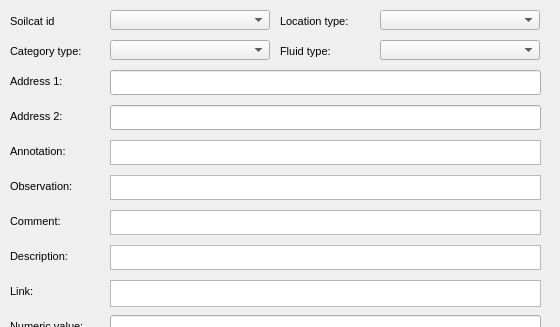
      <widget class="QWidget" name="page_16">
       <property name="geometry">
        <rect>
         <x>0</x>
         <y>0</y>
         <width>560</width>
         <height>327</height>
        </rect>
       </property>
       <attribute name="label">
        <string>Additional information</string>
       </attribute>
       <widget class="QTextEdit" name="varc_comment">
        <property name="geometry">
         <rect>
          <x>110</x>
          <y>210</y>
          <width>431</width>
          <height>25</height>
         </rect>
        </property>
        <property name="frameShadow">
         <enum>QFrame::Sunken</enum>
        </property>
        <property name="lineWidth">
         <number>1</number>
        </property>
       </widget>
       <widget class="QTextEdit" name="varc_descript">
        <property name="geometry">
         <rect>
          <x>110</x>
          <y>245</y>
          <width>431</width>
          <height>25</height>
         </rect>
        </property>
       </widget>
       <widget class="QLabel" name="label_varc_location_type">
        <property name="geometry">
         <rect>
          <x>280</x>
          <y>10</y>
          <width>90</width>
          <height>22</height>
         </rect>
        </property>
        <property name="font">
         <font>
          <pointsize>8</pointsize>
         </font>
        </property>
        <property name="frameShape">
         <enum>QFrame::NoFrame</enum>
        </property>
        <property name="frameShadow">
         <enum>QFrame::Plain</enum>
        </property>
        <property name="text">
         <string>Location type:</string>
        </property>
        <property name="textFormat">
         <enum>Qt::AutoText</enum>
        </property>
        <property name="scaledContents">
         <bool>false</bool>
        </property>
        <property name="alignment">
         <set>Qt::AlignLeading|Qt::AlignLeft|Qt::AlignVCenter</set>
        </property>
        <property name="margin">
         <number>3</number>
        </property>
       </widget>
       <widget class="QLabel" name="label_varc_fluid_type">
        <property name="geometry">
         <rect>
          <x>280</x>
          <y>40</y>
          <width>90</width>
          <height>22</height>
         </rect>
        </property>
        <property name="font">
         <font>
          <pointsize>8</pointsize>
         </font>
        </property>
        <property name="frameShape">
         <enum>QFrame::NoFrame</enum>
        </property>
        <property name="frameShadow">
         <enum>QFrame::Plain</enum>
        </property>
        <property name="text">
         <string>Fluid type:</string>
        </property>
        <property name="textFormat">
         <enum>Qt::AutoText</enum>
        </property>
        <property name="scaledContents">
         <bool>false</bool>
        </property>
        <property name="alignment">
         <set>Qt::AlignLeading|Qt::AlignLeft|Qt::AlignVCenter</set>
        </property>
        <property name="margin">
         <number>3</number>
        </property>
       </widget>
       <widget class="QComboBox" name="varc_fluid_type">
        <property name="geometry">
         <rect>
          <x>380</x>
          <y>40</y>
          <width>160</width>
          <height>20</height>
         </rect>
        </property>
       </widget>
       <widget class="QLabel" name="label_varc_descript">
        <property name="geometry">
         <rect>
          <x>10</x>
          <y>245</y>
          <width>91</width>
          <height>22</height>
         </rect>
        </property>
        <property name="font">
         <font>
          <pointsize>8</pointsize>
         </font>
        </property>
        <property name="frameShape">
         <enum>QFrame::NoFrame</enum>
        </property>
        <property name="frameShadow">
         <enum>QFrame::Plain</enum>
        </property>
        <property name="text">
         <string>Description:</string>
        </property>
        <property name="textFormat">
         <enum>Qt::AutoText</enum>
        </property>
        <property name="scaledContents">
         <bool>false</bool>
        </property>
        <property name="alignment">
         <set>Qt::AlignLeading|Qt::AlignLeft|Qt::AlignVCenter</set>
        </property>
        <property name="margin">
         <number>3</number>
        </property>
       </widget>
       <widget class="QLabel" name="label_varc_observ">
        <property name="geometry">
         <rect>
          <x>10</x>
          <y>175</y>
          <width>90</width>
          <height>22</height>
         </rect>
        </property>
        <property name="font">
         <font>
          <pointsize>8</pointsize>
         </font>
        </property>
        <property name="frameShape">
         <enum>QFrame::NoFrame</enum>
        </property>
        <property name="frameShadow">
         <enum>QFrame::Plain</enum>
        </property>
        <property name="text">
         <string>Observation:</string>
        </property>
        <property name="textFormat">
         <enum>Qt::AutoText</enum>
        </property>
        <property name="scaledContents">
         <bool>false</bool>
        </property>
        <property name="alignment">
         <set>Qt::AlignLeading|Qt::AlignLeft|Qt::AlignVCenter</set>
        </property>
        <property name="margin">
         <number>3</number>
        </property>
       </widget>
       <widget class="QLabel" name="label_varc_comment">
        <property name="geometry">
         <rect>
          <x>10</x>
          <y>210</y>
          <width>90</width>
          <height>22</height>
         </rect>
        </property>
        <property name="font">
         <font>
          <pointsize>8</pointsize>
         </font>
        </property>
        <property name="frameShape">
         <enum>QFrame::NoFrame</enum>
        </property>
        <property name="frameShadow">
         <enum>QFrame::Plain</enum>
        </property>
        <property name="text">
         <string>Comment:</string>
        </property>
        <property name="textFormat">
         <enum>Qt::AutoText</enum>
        </property>
        <property name="scaledContents">
         <bool>false</bool>
        </property>
        <property name="alignment">
         <set>Qt::AlignLeading|Qt::AlignLeft|Qt::AlignVCenter</set>
        </property>
        <property name="margin">
         <number>3</number>
        </property>
       </widget>
       <widget class="QTextEdit" name="varc_annotation">
        <property name="geometry">
         <rect>
          <x>110</x>
          <y>140</y>
          <width>431</width>
          <height>25</height>
         </rect>
        </property>
        <property name="frameShape">
         <enum>QFrame::StyledPanel</enum>
        </property>
        <property name="frameShadow">
         <enum>QFrame::Raised</enum>
        </property>
       </widget>
       <widget class="QTextEdit" name="varc_link">
        <property name="geometry">
         <rect>
          <x>110</x>
          <y>280</y>
          <width>431</width>
          <height>27</height>
         </rect>
        </property>
       </widget>
       <widget class="QLabel" name="label_varc_soilcat_id">
        <property name="geometry">
         <rect>
          <x>10</x>
          <y>10</y>
          <width>90</width>
          <height>22</height>
         </rect>
        </property>
        <property name="font">
         <font>
          <pointsize>8</pointsize>
         </font>
        </property>
        <property name="frameShape">
         <enum>QFrame::NoFrame</enum>
        </property>
        <property name="frameShadow">
         <enum>QFrame::Plain</enum>
        </property>
        <property name="text">
         <string>Soilcat id</string>
        </property>
        <property name="textFormat">
         <enum>Qt::AutoText</enum>
        </property>
        <property name="scaledContents">
         <bool>false</bool>
        </property>
        <property name="alignment">
         <set>Qt::AlignLeading|Qt::AlignLeft|Qt::AlignVCenter</set>
        </property>
        <property name="margin">
         <number>3</number>
        </property>
       </widget>
       <widget class="QLabel" name="label_varc_address_02">
        <property name="geometry">
         <rect>
          <x>10</x>
          <y>105</y>
          <width>90</width>
          <height>22</height>
         </rect>
        </property>
        <property name="font">
         <font>
          <pointsize>8</pointsize>
         </font>
        </property>
        <property name="frameShape">
         <enum>QFrame::NoFrame</enum>
        </property>
        <property name="frameShadow">
         <enum>QFrame::Plain</enum>
        </property>
        <property name="text">
         <string>Address 2:</string>
        </property>
        <property name="textFormat">
         <enum>Qt::AutoText</enum>
        </property>
        <property name="scaledContents">
         <bool>false</bool>
        </property>
        <property name="alignment">
         <set>Qt::AlignLeading|Qt::AlignLeft|Qt::AlignVCenter</set>
        </property>
        <property name="margin">
         <number>3</number>
        </property>
       </widget>
       <widget class="QLabel" name="label_varc_link">
        <property name="geometry">
         <rect>
          <x>10</x>
          <y>280</y>
          <width>90</width>
          <height>22</height>
         </rect>
        </property>
        <property name="font">
         <font>
          <pointsize>8</pointsize>
         </font>
        </property>
        <property name="frameShape">
         <enum>QFrame::NoFrame</enum>
        </property>
        <property name="frameShadow">
         <enum>QFrame::Plain</enum>
        </property>
        <property name="text">
         <string>Link:</string>
        </property>
        <property name="textFormat">
         <enum>Qt::AutoText</enum>
        </property>
        <property name="scaledContents">
         <bool>false</bool>
        </property>
        <property name="alignment">
         <set>Qt::AlignLeading|Qt::AlignLeft|Qt::AlignVCenter</set>
        </property>
        <property name="margin">
         <number>3</number>
        </property>
       </widget>
       <widget class="QComboBox" name="varc_category_type">
        <property name="geometry">
         <rect>
          <x>110</x>
          <y>40</y>
          <width>160</width>
          <height>20</height>
         </rect>
        </property>
       </widget>
       <widget class="QComboBox" name="varc_location_type">
        <property name="geometry">
         <rect>
          <x>380</x>
          <y>10</y>
          <width>160</width>
          <height>20</height>
         </rect>
        </property>
       </widget>
       <widget class="QComboBox" name="varc_soilcat_id">
        <property name="geometry">
         <rect>
          <x>110</x>
          <y>10</y>
          <width>160</width>
          <height>20</height>
         </rect>
        </property>
       </widget>
       <widget class="QLabel" name="label_varc_category_type">
        <property name="geometry">
         <rect>
          <x>10</x>
          <y>40</y>
          <width>90</width>
          <height>22</height>
         </rect>
        </property>
        <property name="font">
         <font>
          <pointsize>8</pointsize>
         </font>
        </property>
        <property name="frameShape">
         <enum>QFrame::NoFrame</enum>
        </property>
        <property name="frameShadow">
         <enum>QFrame::Plain</enum>
        </property>
        <property name="text">
         <string>Category type:</string>
        </property>
        <property name="textFormat">
         <enum>Qt::AutoText</enum>
        </property>
        <property name="scaledContents">
         <bool>false</bool>
        </property>
        <property name="alignment">
         <set>Qt::AlignLeading|Qt::AlignLeft|Qt::AlignVCenter</set>
        </property>
        <property name="margin">
         <number>3</number>
        </property>
       </widget>
       <widget class="QLabel" name="label_varc_address_01">
        <property name="geometry">
         <rect>
          <x>10</x>
          <y>70</y>
          <width>90</width>
          <height>22</height>
         </rect>
        </property>
        <property name="font">
         <font>
          <pointsize>8</pointsize>
         </font>
        </property>
        <property name="frameShape">
         <enum>QFrame::NoFrame</enum>
        </property>
        <property name="frameShadow">
         <enum>QFrame::Plain</enum>
        </property>
        <property name="text">
         <string>Address 1:</string>
        </property>
        <property name="textFormat">
         <enum>Qt::AutoText</enum>
        </property>
        <property name="scaledContents">
         <bool>false</bool>
        </property>
        <property name="alignment">
         <set>Qt::AlignLeading|Qt::AlignLeft|Qt::AlignVCenter</set>
        </property>
        <property name="margin">
         <number>3</number>
        </property>
       </widget>
       <widget class="QLineEdit" name="varc_address_01">
        <property name="geometry">
         <rect>
          <x>110</x>
          <y>70</y>
          <width>431</width>
          <height>25</height>
         </rect>
        </property>
        <property name="echoMode">
         <enum>QLineEdit::Normal</enum>
        </property>
       </widget>
       <widget class="QLabel" name="label_varc_annotation">
        <property name="geometry">
         <rect>
          <x>10</x>
          <y>140</y>
          <width>90</width>
          <height>22</height>
         </rect>
        </property>
        <property name="font">
         <font>
          <pointsize>8</pointsize>
         </font>
        </property>
        <property name="frameShape">
         <enum>QFrame::NoFrame</enum>
        </property>
        <property name="frameShadow">
         <enum>QFrame::Plain</enum>
        </property>
        <property name="text">
         <string>Annotation:</string>
        </property>
        <property name="textFormat">
         <enum>Qt::AutoText</enum>
        </property>
        <property name="scaledContents">
         <bool>false</bool>
        </property>
        <property name="alignment">
         <set>Qt::AlignLeading|Qt::AlignLeft|Qt::AlignVCenter</set>
        </property>
        <property name="margin">
         <number>3</number>
        </property>
       </widget>
       <widget class="QTextEdit" name="varc_observ">
        <property name="geometry">
         <rect>
          <x>110</x>
          <y>175</y>
          <width>431</width>
          <height>25</height>
         </rect>
        </property>
       </widget>
       <widget class="QLineEdit" name="varc_address_02">
        <property name="geometry">
         <rect>
          <x>110</x>
          <y>105</y>
          <width>431</width>
          <height>25</height>
         </rect>
        </property>
       </widget>
       <widget class="QLineEdit" name="varc_num_value">
        <property name="geometry">
         <rect>
          <x>110</x>
          <y>315</y>
          <width>431</width>
          <height>25</height>
         </rect>
        </property>
        <property name="echoMode">
         <enum>QLineEdit::Normal</enum>
        </property>
       </widget>
       <widget class="QLabel" name="label_varc_num_value">
        <property name="geometry">
         <rect>
          <x>10</x>
          <y>315</y>
          <width>90</width>
          <height>22</height>
         </rect>
        </property>
        <property name="font">
         <font>
          <pointsize>8</pointsize>
         </font>
        </property>
        <property name="frameShape">
         <enum>QFrame::NoFrame</enum>
        </property>
        <property name="frameShadow">
         <enum>QFrame::Plain</enum>
        </property>
        <property name="text">
         <string>Numeric value:</string>
        </property>
        <property name="textFormat">
         <enum>Qt::AutoText</enum>
        </property>
        <property name="scaledContents">
         <bool>false</bool>
        </property>
        <property name="alignment">
         <set>Qt::AlignLeading|Qt::AlignLeft|Qt::AlignVCenter</set>
        </property>
        <property name="margin">
         <number>3</number>
        </property>
       </widget>
      </widget>
